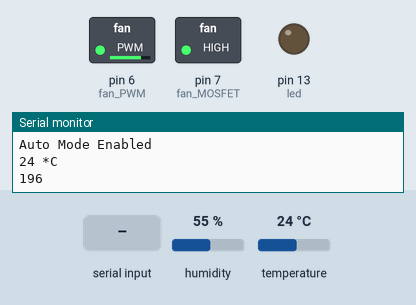
Simulated run of this sketch. Board: Arduino Uno, built with avr-gcc and run on an emulated ATmega328P. Shown: switched loads named in the sketch (green lamp = pin HIGH), output pins drawn as LEDs (lit = HIGH), the last lines printed to the serial monitor. The inputs (shaded band) are chosen by the test bench; at power-on: temperature 24 °C, humidity 55 %.

Above: at 5.0 s.
5.1 s: "test" received over Serial
At 6.3 s:
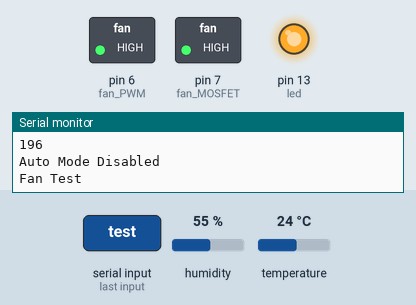
10.6 s: "90,45\n" received over Serial
At 11.8 s:
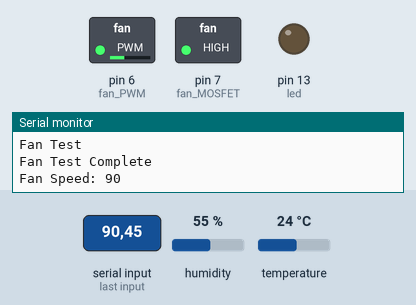
12.1 s: "30,150\n" received over Serial
At 13.2 s:
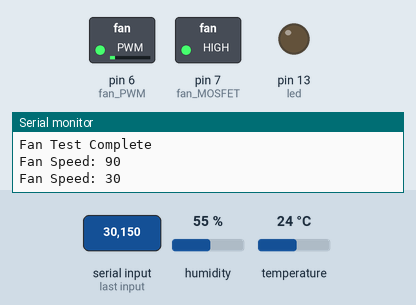
13.6 s: "auto" received over Serial
At 13.9 s:
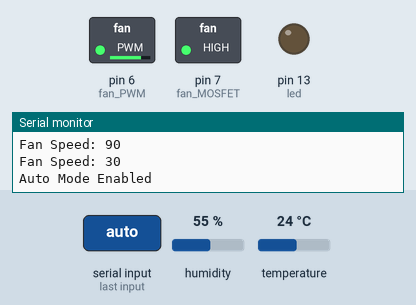
15.1 s: temperature set to 12 °C
At 16.8 s:
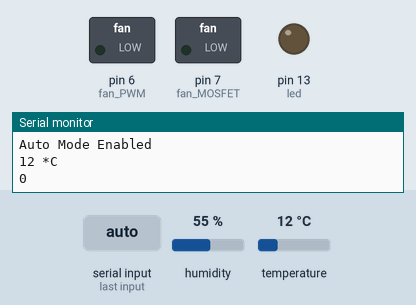
17.1 s: "1\n" received over Serial
At 17.7 s:
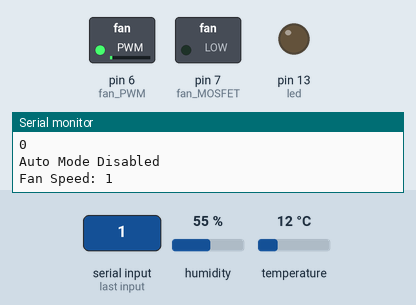
Timing chart, 0 to 19.6 s (numbered marks = the images above; inputs shaded):
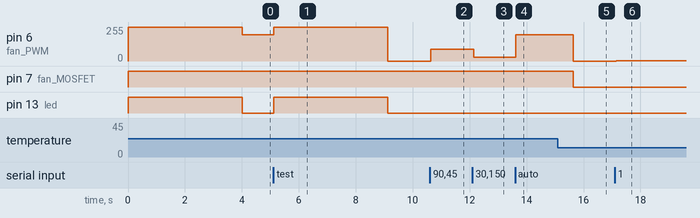

The sketch:

Desk_Fan_Controller_v2.ino
```cpp
#include "DHT.h"
#include "fan_functions.h"
#define DHTPIN 3     // what pin we're connected to
#define DHTTYPE DHT22   // DHT 22  (AM2302)

DHT dht(DHTPIN, DHTTYPE);

int fanSpeed = 0;
int commandCheck = 0;
String command;
char werd;
int fan_MOSFET = 7;
int fan_PWM = 6;
int fan_RPM = 5;
int led = 13;
int t_old = 0;

void setup() {

  pinMode(fan_PWM, OUTPUT);

  pinMode(led, OUTPUT);
  pinMode(fan_MOSFET, OUTPUT);
  pinMode(fan_RPM, INPUT);

  digitalWrite(fan_MOSFET, LOW);
  analogWrite(fan_PWM, 0);

  dht.begin();
  Serial.begin(9600);

  testFan(led, fan_MOSFET, fan_PWM, fanSpeed);
  autoFan(led, fan_MOSFET, fan_PWM, fanSpeed);
}

void loop() {
  while ( Serial.available() > 0 ) {
    delay(5);
    werd = Serial.read();
    command += werd;
  }
  Serial.flush();
  if ( command.length() > 0 ) {
    if ( command == "test" ) {
      testFan(led, fan_MOSFET, fan_PWM, fanSpeed);
    } else if (command == "auto" ) {
      autoFan(led, fan_MOSFET, fan_PWM, fanSpeed);
    } else {
      commandCheck = 1;
    }
    if ( commandCheck == 1 ) {
      fanSpeed = command.toInt();
      analogWrite(fan_PWM, fanSpeed);
      Serial.print("Fan Speed: ");
      Serial.println(fanSpeed);
      commandCheck = 0;
    }
    command = "";
    clear();
  }
}

void clear() {
  Serial.println();
}
```

fan_functions.h
```cpp
void testFan(int led, int fan_MOSFET, int fan_PWM, int fanSpeed);
void autoFan(int led, int fan_MOSFET, int fan_PWM, int fanSpeed);
```

fan_functions.ino
```cpp
#include "Arduino.h"

void testFan(int led, int fan_MOSFET, int fan_PWM, int fanSpeed) {
  Serial.println("Fan Test");
  digitalWrite(led, HIGH);
  digitalWrite(fan_MOSFET, HIGH);
  analogWrite(fan_PWM, 255);
  delay(4000);
  analogWrite(fan_PWM, fanSpeed);
  digitalWrite(led, LOW);
  Serial.println("Fan Test Complete");
}

void autoFan(int led, int fan_MOSFET, int fan_PWM, int fanSpeed) {
  static int fanSpeed_old = 0;

  Serial.println("Auto Mode Enabled");
  while (Serial.available() < 1) {
    digitalWrite(led, HIGH);
    int t = dht.readTemperature();
    print_temp(t, t_old);
    t_old = t;
    if(t < 19){
      digitalWrite(fan_MOSFET, LOW);
      fanSpeed = 0;
    }else if (t >= 19 && t <=27){
      digitalWrite(fan_MOSFET, HIGH);
      fanSpeed = map(t, 19,27,100,255);
    }else if (t > 27){
      digitalWrite(fan_MOSFET, HIGH);
      fanSpeed = 255;
    }

    analogWrite(fan_PWM, fanSpeed);

    print_speed(fanSpeed, fanSpeed_old);
    fanSpeed_old = fanSpeed;

    digitalWrite(led, LOW);
    delay(100);
  }
  Serial.println("Auto Mode Disabled");
}

void print_speed(int fanSpeed, int fanSpeed_old){
  if (fanSpeed != fanSpeed_old){
      Serial.println(fanSpeed);
    }
}

void print_temp(int temp, int old_temp){
  if (temp != old_temp){
      Serial.print(temp);
      Serial.println(" *C");
    }
}
```

Measured:
- after the input at 5.1 s, pin 6 (fan_PWM): 196/255 → 255/255 at once, → 0/255 4.0 s later; pin 13 (led): LOW → HIGH at once, → LOW 4.0 s later
- after the input at 10.6 s, pin 6 (fan_PWM): 0/255 → 90/255 at once
- after the input at 12.1 s, pin 6 (fan_PWM): 90/255 → 30/255 at once
- after the input at 13.6 s, pin 6 (fan_PWM): 30/255 → 196/255 at once
- after the input at 15.1 s, pin 6 (fan_PWM): 196/255 → 0/255 after 0.53 s; pin 7 (fan_MOSFET): HIGH → LOW after 0.53 s
- after the input at 17.1 s, pin 6 (fan_PWM): 0/255 → 1/255 after 0.06 s
